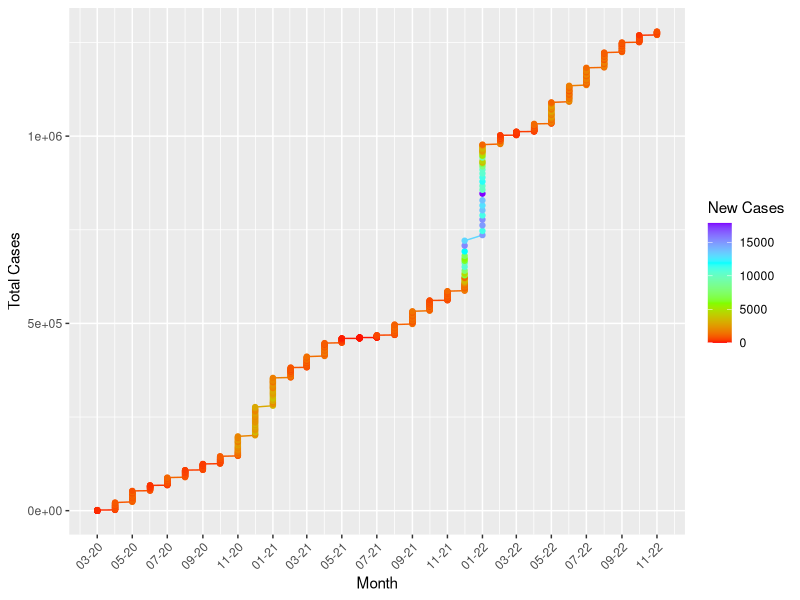
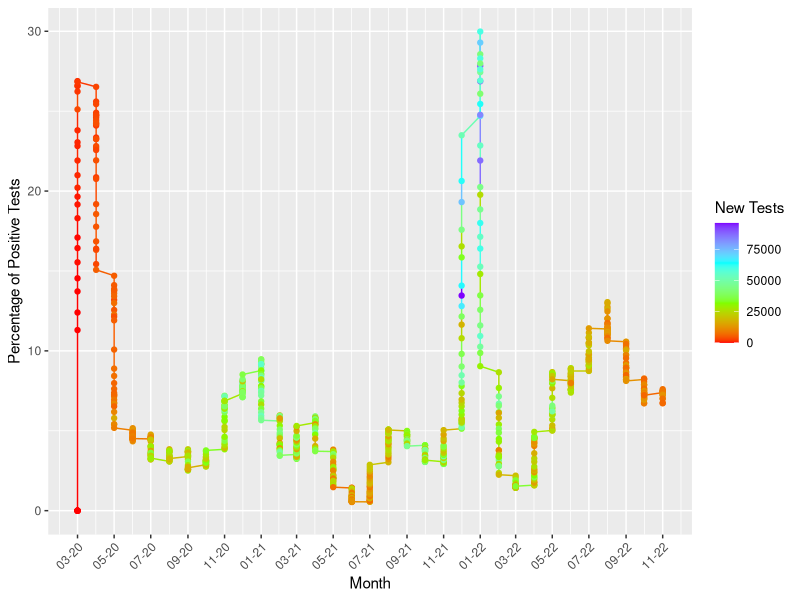
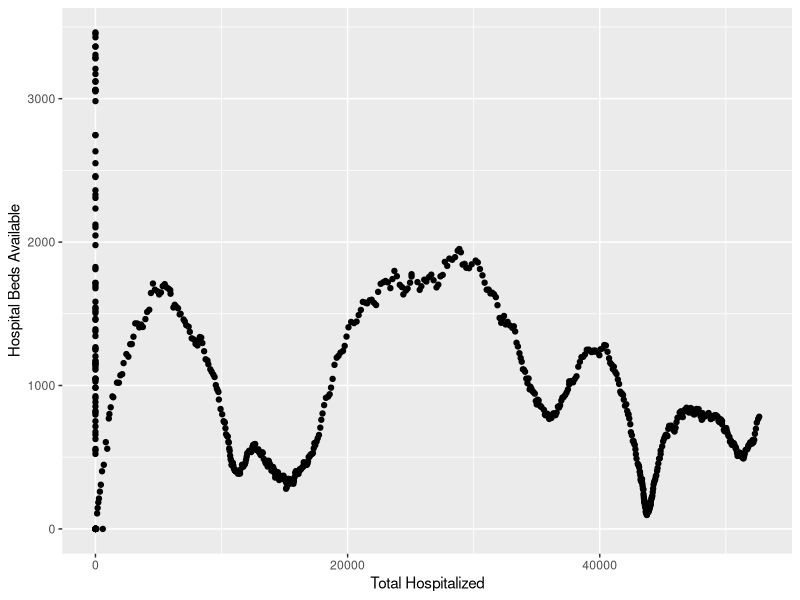
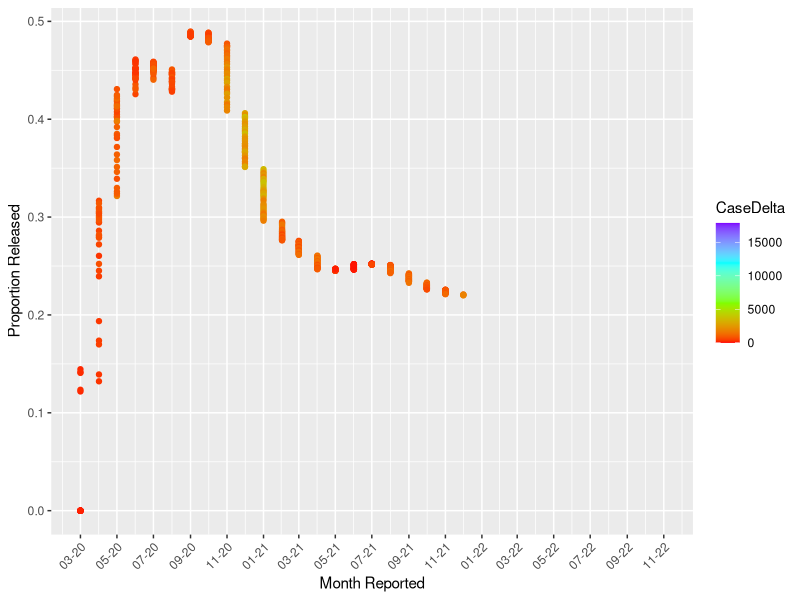
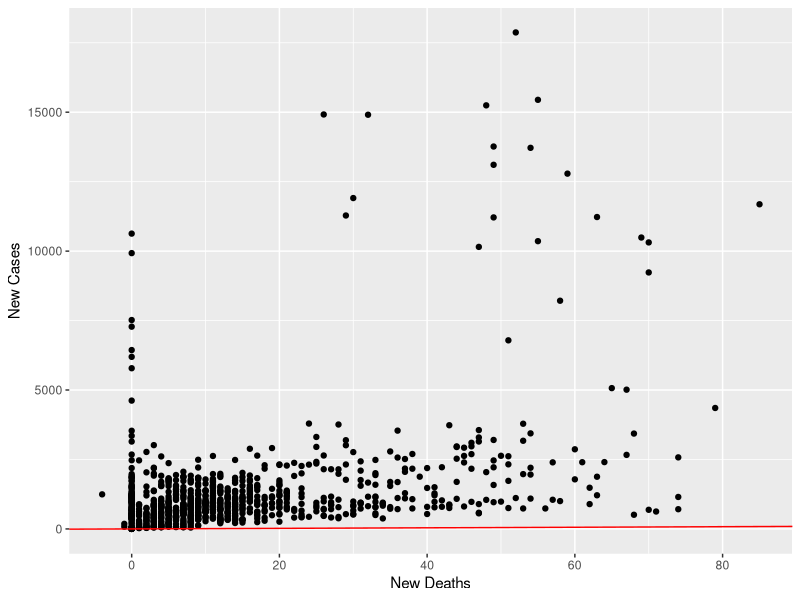

Source code (R) for these figures, in order: (Note: this script raises an error after producing the figures.)
## ---- chunk 1
knitr::opts_chunk$set(echo = TRUE)
## ---- chunk 2

library(data.table)
df <- fread('MD_COVID-19_-_MASTER_Case_Tracker.csv')
show(df)
## ---- chunk 3
library(tidyverse)
library(lubridate)
library(dplyr)
## ---- chunk 4


df1 <- df %>% dplyr::mutate(year = year(as.Date(df$ReportDate,format="%m/%d/%Y")),
                 month = lubridate::month(as.Date(df$ReportDate,format="%m/%d/%Y")),
                 day = lubridate::day(as.Date(df$ReportDate,format="%m/%d/%Y")),
                 date = my(format(as.Date(df$ReportDate,format = "%m/%d/%Y"),"%m/%y")))
## ---- chunk 5
ggplot(data=df1, aes(x=df1$date, y=df1$TotalCases, color= df1$CaseDelta)) +
  labs(x = "Month", y = "Total Cases", color = "New Cases") +
  scale_colour_gradientn(colors=rainbow(4)) +
  geom_line()+
  geom_point() +
  scale_x_date(date_labels = "%m-%y",
               date_breaks = "2 month") +
  theme(axis.text.x = element_text(angle = 45, hjust=1))
## ---- chunk 6
ggplot(data=df1, aes(x=df1$date, y=df1$PosTestPercent, color = df1$TestsDelta)) +
  geom_line() +
  labs(color = "New Tests", x = "Month", y = "Percentage of Positive Tests") +
  scale_colour_gradientn(colors=rainbow(4)) +
  geom_point() +
  scale_x_date(date_labels = "%m-%y",
               date_breaks = "2 month") +
  theme(axis.text.x = element_text(angle = 45, hjust=1))
## ---- chunk 7
ggplot(data=df1, aes(x=df1$total_hospitalized, y=df1$bedsTotal)) +
  xlab("Total Hospitalized") +
  ylab("Hospital Beds Available") +
  geom_point()
## ---- chunk 8
proportion_released = df1$total_released / df1$total_hospitalized
ggplot(data=df1, aes(x=df1$date, y=proportion_released, color=CaseDelta)) +
  scale_colour_gradientn(colors=rainbow(4)) +
  xlab("Month Reported") +
  ylab("Proportion Released") +
  geom_point() +
  scale_x_date(date_labels = "%m-%y",
               date_breaks = "2 month") +
  theme(axis.text.x = element_text(angle = 45, hjust=1))

## ---- chunk 9
df1[is.na(df1)] = 0
ggplot(data=df1, aes(x=df1$deathsDelta, y=df1$CaseDelta)) +
  labs(y = "New Cases", x = "New Deaths") +
  geom_point() +
  geom_abline(color = "red")
## ---- chunk 10
ggplot(data=df1, aes(x=df1$date, color = df1$TestsDelta)) +
  labs(color = "New Tests", x = "Month", y = "Percentage of Positive Tests") +
  geom_line(y=df1$genMale) +
  geom_line(x=df1$genFemale) +
  scale_x_date(date_labels = "%m-%y",
               date_breaks = "2 month") +
  theme(axis.text.x = element_text(angle = 45, hjust=1))
